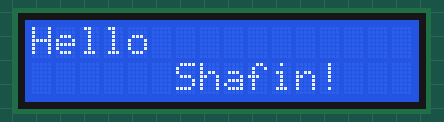
Bench run of a sketch on a simulated Arduino Uno, built with avr-gcc and run on an emulated ATmega328P. Parts: 16×2 character LCD.

Above: at 0.1 s.
At 3.1 s:
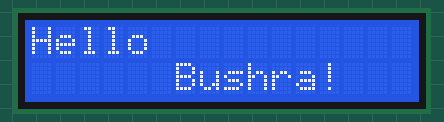
At 6.1 s:
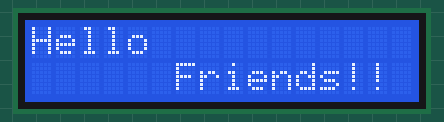
At 9.1 s:
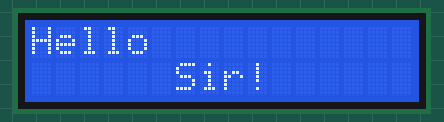
At 12.1 s:
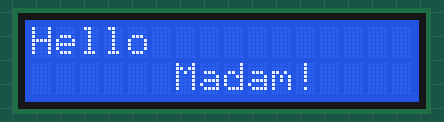

The sketch:

name.ino
```cpp
#include<LiquidCrystal.h>

LiquidCrystal lcd(12, 11, 5, 4, 3, 2);

String message[] = {
  "Shafin!",
  "Bushra!",
  "Friends!!",
  "Sir!",
  "Madam!"
};

void setup() {
  lcd.begin(16, 2);
}

void loop() {
  for(int i=0; i<5; i++) {
    lcd.clear();
    lcd.setCursor(0, 0);
    lcd.print("Hello");
    lcd.setCursor(6,1);
    lcd.print(message[i]);
    delay(3000);
  }
}
```

Measured:
- by itself, everything shown: repeats every 15.0 s, in 5 steps
- what the display in image 1 shows lasts 3.0 s, from 3.1 s to 6.1 s
